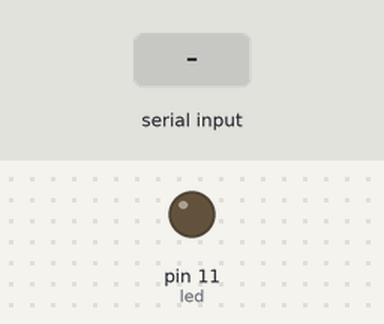
Bench run of a sketch on a simulated Arduino Uno, built with avr-gcc and run on an emulated ATmega328P. On the bench: output pins drawn as LEDs (lit = HIGH). The test bench sets the inputs (shaded band).

Above: at 1.2 s.
1.3 s: byte 30 received over Serial
At 2.5 s:
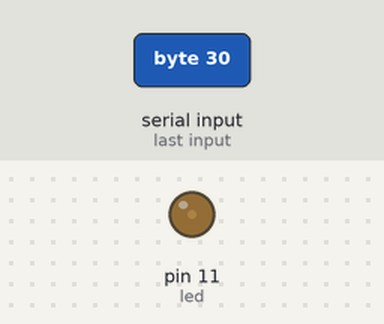
2.8 s: byte 90 received over Serial
At 3.6 s:
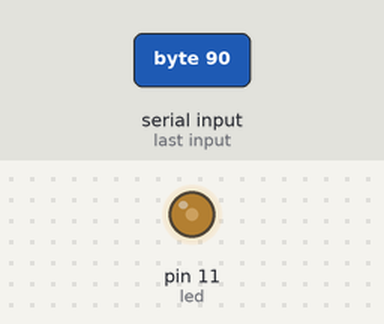
Timing chart, 0 to 5.8 s (numbered marks = the images above; inputs shaded):
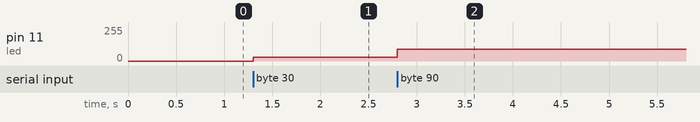

Measured:
- after the input at 1.3 s, pin 11 (led): 0/255 → 30/255 at once
- after the input at 2.8 s, pin 11 (led): 30/255 → 90/255 at once

The sketch:

adjustBrightness.ino
```cpp
#define led 11
int val = 0;

void setup() {
  // put your setup code here, to run once:
  Serial.begin(9600);
  pinMode(led, OUTPUT);
}

void loop() {
  // put your main code here, to run repeatedly:
  if(Serial.available()) {
    val = Serial.read();
    //Serial.println(val);
    analogWrite(led, val);
  }
}
```
